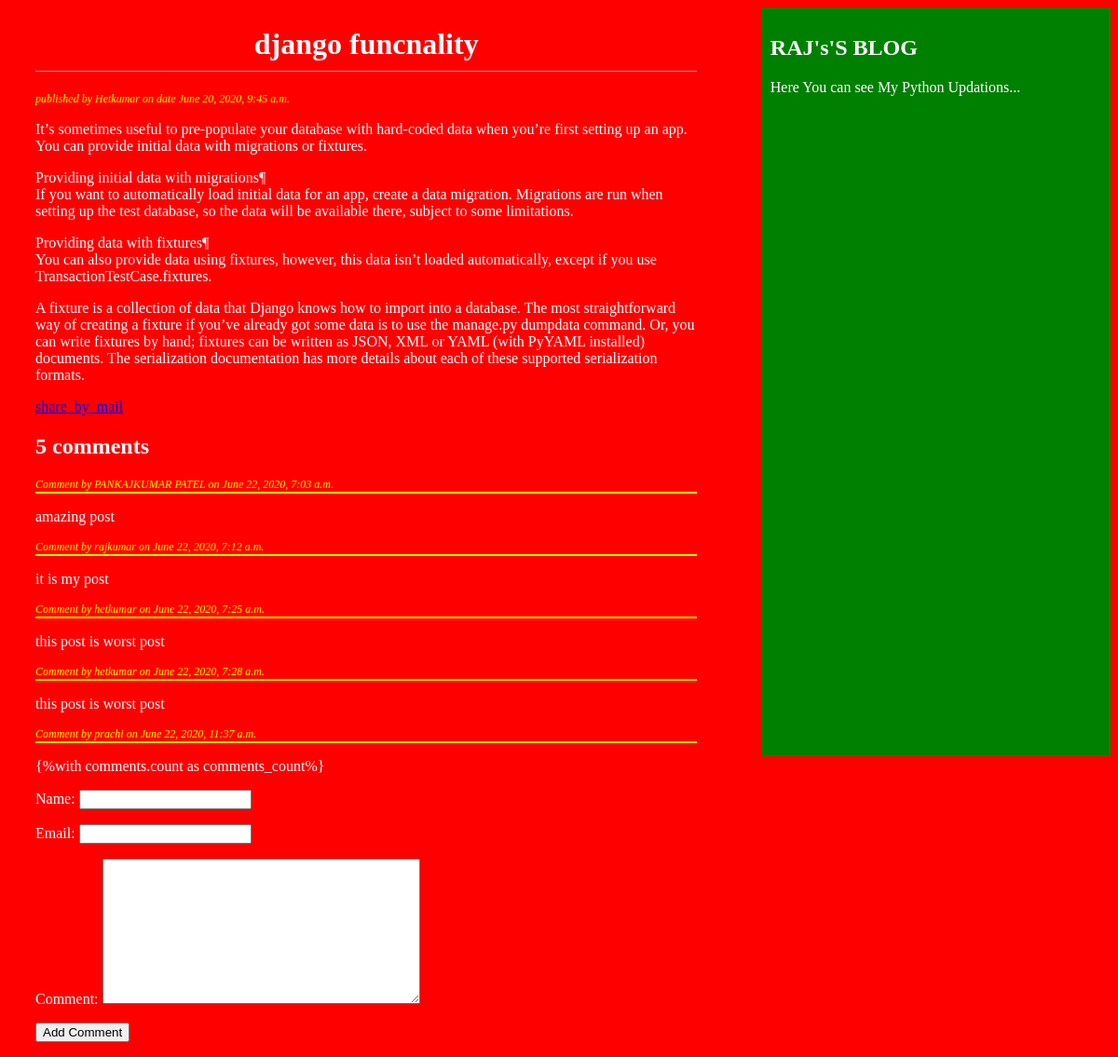
/2020/06/20/django-funcnality/, run on the app's committed database.
### blogapp/models.py (models this page shows, shortened)
class Post(models.Model):
    STATUS_CHOICES=(('draft','Draft'),('published','Published'))
    title=models.CharField(max_length=256)
    slug=models.SlugField(max_length=256,unique_for_date="publish")
    author=models.ForeignKey(User,related_name='blog_posts',on_delete=models.CASCADE)
    body=models.TextField()
    publish=models.DateTimeField(default=timezone.now)
    created=models.DateTimeField(auto_now_add=True)
    updated=models.DateTimeField(auto_now=True)
    status=models.CharField(max_length=10,choices=STATUS_CHOICES,default='draft')
    tags=TaggableManager()
    class Meta:
        ordering=('-publish',)

class Comment(models.Model):
    post=models.ForeignKey(Post,related_name='comments',on_delete=models.CASCADE)
    name=models.CharField(max_length=32)
    email=models.EmailField()
    comment=models.TextField()
    created=models.DateTimeField(auto_now_add=True)
    updated=models.DateTimeField(auto_now=True)
    active=models.BooleanField(default=True)
    class Meta:
        ordering=('created',)

### blogapp/views.py (the view)
# urls.py: url(r'^(?P<year>\d{4})/(?P<month>\d{2})/(?P<day>\d{2})/(?P<post>[-\w]+)/$', views.post_detail_view,name='post_detail'),
def post_detail_view(request,year,month,day,post):
    post=get_object_or_404(Post,slug=post,status='published', publish__year=year,publish__month=month, publish__day=day)
    comments=post.comments.filter(active=True)
    csubmit=False
    if request.method=='POST':
        form=Comment_form(request.POST)
        if form.is_valid():
            new_comment=form.save(commit=False)
            new_comment.post=post
            new_comment.save()
            csubmit=True
    else:
        form=Comment_form()
    return render(request,'blogapp/post_detail.html',{'post':post,'csubmit':csubmit,'form':form,'comments':comments})

### blogapp/forms.py
class Comment_form(forms.ModelForm):
    class Meta:
        model=Comment
        fields=('name','email','comment')

### templates/blogapp/post_detail.html (shortened to what this page needs)
{%extends 'blogapp/base.html'%}
{%block body_block%}
<h1>{{post.title}}</h1>
<p id="date">  published by {{post.author|title}} on date {{post.publish}}</p>
{{post.body|linebreaks}}
<a href="/{{post.id}}/share">share_by_mail</a>
<h2>{{comments.count}} comment{{comments.count|pluralize}}</h2>
{%if comments%}
{%for comment in comments%}
<p id="ch">Comment by {{comment.name}} on {{comment.created}}</p>
{{comment.comment|linebreaks}}
{%endfor%}
{%else%}
<p>There No Comments Yet</p>
<h3>you can submit your comment it is valuable for us</h3>
{%endif%}
{%if csubmit%}
<h2>Comment Added Successfully </h2>
{%else%}
<form method="POST">
{{form.as_p}}
<input type="submit" value="Add Comment">
</form>
{%endif%}
{%endblock%}

### static/css/blog.css (style rules this page uses)
h1 { text-align: center; border-bottom: 1px solid #bbb; padding: 0 0 10px 0; }
#date { color:yellow; font-size:12px; font-style: italic; }
#ch { color:yellow; font-size:12px; font-style: italic; border-bottom : 2px solid yellow; }
body { background: red; color:white; }

### data on the page
Post: title "django funcnality", author "Hetkumar", publish "June 20, 2020, 9:45 a.m.", body "It’s sometimes useful to pre-populate your database with hard-coded data when you’re first setting up an app. You can provide initial data with migrations or fixtures. Providing initial data with migrations¶ If you want to automatically load initial data for an app, create a data migration. Migrations are run when setting up the test database, so the data will be available there, subject to some limitations. Providing data with fixtures¶ You can also provide data using fixtures, however, this data isn’t loaded automatically, except if you use TransactionTestCase.fixtures. A fixture is a collection of data that Django knows how to import into a database. The most straightforward way of…"
Comment: name "PANKAJKUMAR PATEL", created "June 22, 2020, 7:03 a.m.", comment "amazing post"
Comment: name "rajkumar", created "June 22, 2020, 7:12 a.m.", comment "it is my post"
Comment: name "hetkumar", created "June 22, 2020, 7:25 a.m.", comment "this post is worst post"
Comment: name "hetkumar", created "June 22, 2020, 7:28 a.m.", comment "this post is worst post"
Comment: name "prachi", created "June 22, 2020, 11:37 a.m.", comment "{%with comments.count as comments_count%}"

### other printed values
{{ comments.count }} "5"
